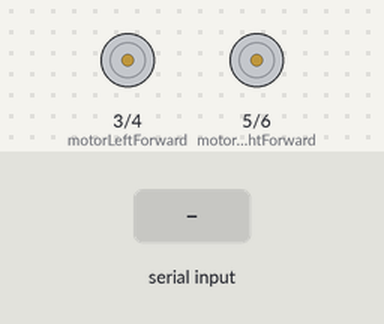
A sketch run on a simulated Arduino Uno, built with avr-gcc and run on an emulated ATmega328P. Shown: motor-driver pin pairs drawn as motors (green arrow = first pin HIGH = forward, orange = second pin HIGH = backward, longer = more drive, scaled by the enable pin). The inputs (shaded band) are chosen by the test bench.

Above: at 1.2 s.
1.3 s: "start\n" received over Serial
At 1.8 s:
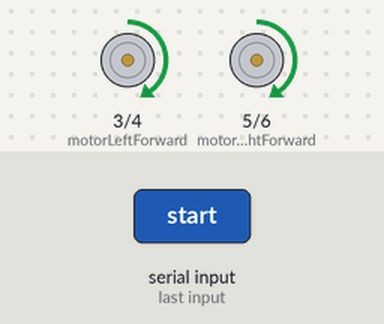
2.8 s: "stop\n" received over Serial
At 4.0 s:
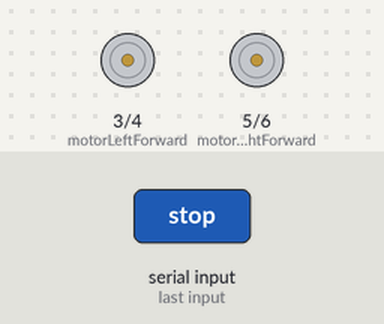
4.3 s: "left\n" received over Serial
At 5.2 s:
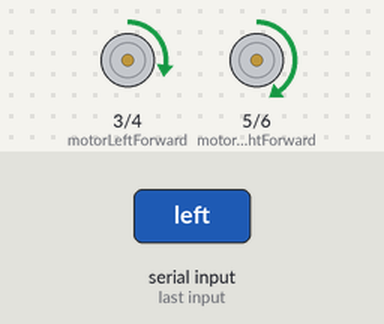
5.8 s: "right\n" received over Serial
At 6.4 s:
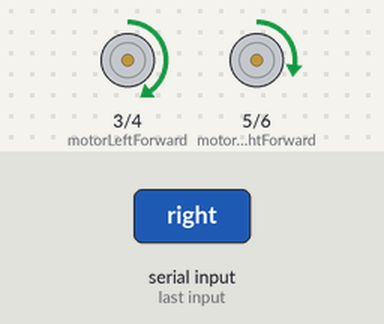
7.3 s: "stop\n" received over Serial
At 8.5 s:
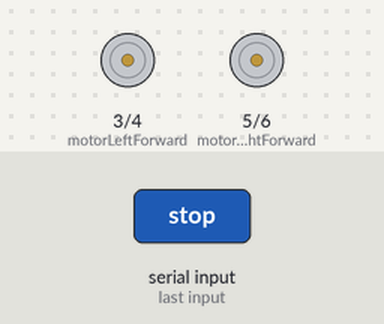
8.8 s: "speed down\n" received over Serial
Timing chart, 0 to 11.3 s (numbered marks = the images above; inputs shaded):
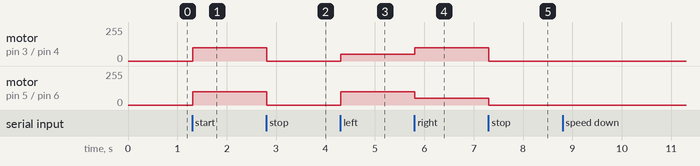

The sketch:

rc_car_control.ino
```cpp
// Motor direction control pins
const int motorLeftForward = 3;
const int motorLeftBackward = 4;
const int motorRightForward = 5;
const int motorRightBackward = 6;

// Motor speed control pins (PWM)
const int speedControlLeft = 9;
const int speedControlRight = 10;

// Speed levels
const int SPEED_LOW = 100;
const int SPEED_MEDIUM = 180;
const int SPEED_HIGH = 255;

int currentSpeed = SPEED_LOW;

void setup() {
  pinMode(motorLeftForward, OUTPUT);
  pinMode(motorLeftBackward, OUTPUT);
  pinMode(motorRightForward, OUTPUT);
  pinMode(motorRightBackward, OUTPUT);
  pinMode(speedControlLeft, OUTPUT);
  pinMode(speedControlRight, OUTPUT);
  Serial.begin(9600);
}

void loop() {
  if (Serial.available() > 0) {
    String command = Serial.readStringUntil('\n');
    command.trim();

    if (command.equalsIgnoreCase("start")) {
      startMotors();
    } else if (command.equalsIgnoreCase("stop")) {
      stopMotors();
    } else if (command.equalsIgnoreCase("left")) {
      turnLeft();
    } else if (command.equalsIgnoreCase("right")) {
      turnRight();
    } else if (command.equalsIgnoreCase("speed up")) {
      increaseSpeed();
    } else if (command.equalsIgnoreCase("speed down")) {
      decreaseSpeed();
    }
  }
}

void startMotors() {
  analogWrite(speedControlLeft, currentSpeed);
  analogWrite(speedControlRight, currentSpeed);
  digitalWrite(motorLeftForward, HIGH);
  digitalWrite(motorLeftBackward, LOW);
  digitalWrite(motorRightForward, HIGH);
  digitalWrite(motorRightBackward, LOW);
}

void stopMotors() {
  digitalWrite(motorLeftForward, LOW);
  digitalWrite(motorLeftBackward, LOW);
  digitalWrite(motorRightForward, LOW);
  digitalWrite(motorRightBackward, LOW);
}

void turnLeft() {
  analogWrite(speedControlLeft, currentSpeed / 2);
  analogWrite(speedControlRight, currentSpeed);
  digitalWrite(motorLeftForward, HIGH);
  digitalWrite(motorLeftBackward, LOW);
  digitalWrite(motorRightForward, HIGH);
  digitalWrite(motorRightBackward, LOW);
}

void turnRight() {
  analogWrite(speedControlLeft, currentSpeed);
  analogWrite(speedControlRight, currentSpeed / 2);
  digitalWrite(motorLeftForward, HIGH);
  digitalWrite(motorLeftBackward, LOW);
  digitalWrite(motorRightForward, HIGH);
  digitalWrite(motorRightBackward, LOW);
}

void increaseSpeed() {
  currentSpeed += 20;
  if (currentSpeed > SPEED_HIGH) {
    currentSpeed = SPEED_HIGH;
  }
  analogWrite(speedControlLeft, currentSpeed);
  analogWrite(speedControlRight, currentSpeed);
}

void decreaseSpeed() {
  currentSpeed -= 20;
  if (currentSpeed < SPEED_LOW) {
    currentSpeed = SPEED_LOW;
  }
  analogWrite(speedControlLeft, currentSpeed);
  analogWrite(speedControlRight, currentSpeed);
}
```

Measured:
- after the input at 1.3 s, motor on pin 3 (motorLeftForward) / pin 4 (motorLeftBackward), motor on pin 5 (motorRightForward) / pin 6 (motorRightBackward): stopped → forward 100/255 at once
- after the input at 2.8 s, motor on pin 3 (motorLeftForward) / pin 4 (motorLeftBackward), motor on pin 5 (motorRightForward) / pin 6 (motorRightBackward): forward 100/255 → stopped at once
- after the input at 4.3 s, motor on pin 3 (motorLeftForward) / pin 4 (motorLeftBackward): stopped → forward 50/255 at once; motor on pin 5 (motorRightForward) / pin 6 (motorRightBackward): stopped → forward 100/255 at once
- after the input at 5.8 s, motor on pin 3 (motorLeftForward) / pin 4 (motorLeftBackward): forward 50/255 → forward 100/255 at once; motor on pin 5 (motorRightForward) / pin 6 (motorRightBackward): forward 100/255 → forward 50/255 at once
- after the input at 7.3 s, motor on pin 3 (motorLeftForward) / pin 4 (motorLeftBackward): forward 100/255 → stopped at once; motor on pin 5 (motorRightForward) / pin 6 (motorRightBackward): forward 50/255 → stopped at once
